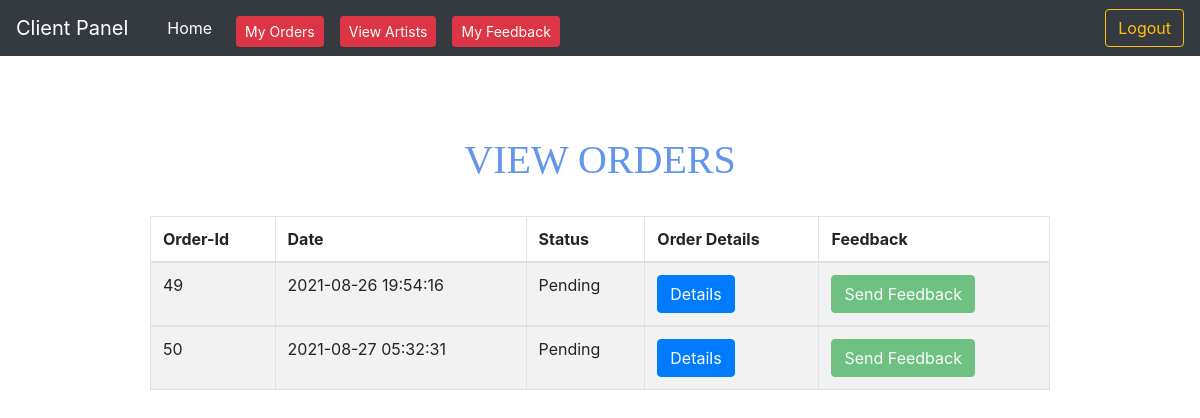
Screenshot of /client/manageorder.php (signed in) with the database file from the repository.
### tables this page shows
CREATE TABLE `orders` (
  `order_id` int(200) NOT NULL,
  `order_user` int(200) NOT NULL,
  `delivery_address` varchar(200) NOT NULL,
  `order_contact` bigint(200) NOT NULL,
  `province` varchar(100) NOT NULL,
  `city` varchar(100) NOT NULL,
  `order_date` datetime NOT NULL,
  `order_status` varchar(200) NOT NULL
);

### client/manageorder.php (the view, shortened to what this page needs)
<?php
include "../header/client-header.php";
?>
<!DOCTYPE html>
<html>
<head>
	<link rel="stylesheet" href="https://maxcdn.bootstrapcdn.com/bootstrap/4.0.0/css/bootstrap.min.css">
	<link rel="stylesheet" href="style/style.css">
</head>
<body>
<center>
	<br><br><br>
	<table class=" table table-striped table-bordered w-75">
				<h1>View Orders</h1>
				<br>
				<thead>
				<tr>
				<th>Order-Id</th>
				<th>Date</th>
				<th>Status</th>
				<th>Order Details</th>
				<th>Feedback</th>
				</tr>
			</thead>
				<?php
				require '../database.php';
				$userid=$_SESSION['client_id'];
				$query="SELECT * FROM Orders WHERE order_user='$userid'";
				$results=mysqli_query($connection,$query);
					if($results){
						if(mysqli_num_rows($results)>0){
						while($row = mysqli_fetch_object($results))
						{
							$orderid = $row->order_id;
							$orderdate =$row->order_date;
							$orderStatus = $row->order_status;
				?>
				<tbody>
				<tr>
				<td><?php echo $orderid; ?></td>
				<td><?php echo $orderdate; ?></td>
				<td><?php echo $orderStatus; ?></td>
				<td><a href="orderdetail.php?orderid=<?php echo  $orderid;?>"><input type="submit" name="" value="Details" class="btn btn-primary"></a></td>
				<td><a href="providefeedback.php?orderid=<?php echo  $orderid;?>"><input type="submit" name="" value="Send Feedback" class="btn btn-success" <?php if($orderStatus!="Delivered"){echo "style='pointer:disabled' disabled";}?>></a></td>
				</tr>
				</tbody>
				<?php }}}else{ echo mysqli_error($connection);} ?>
				</table>
</center>

### client/manageorder.php (style rules this page uses)
h1 { text-align: center; text-transform: uppercase; color: cornflowerblue; margin-top: 8px; font-family: ui-sans-serif; }

### rows the page displays
orders: order_id "49", order_date "2021-08-26 19:54:16", order_status "Pending", order_status "Send Feedback"
orders: order_id "50", order_date "2021-08-27 05:32:31", order_status "Pending", order_status "Send Feedback"
